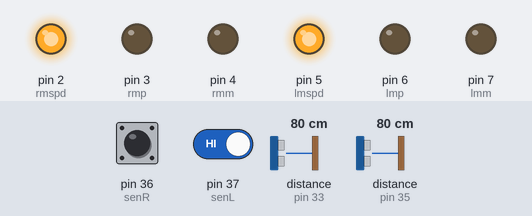
Recording of a sketch running on a simulated Arduino Mega 2560, built with avr-gcc and run on an emulated ATmega2560. Parts: output pins drawn as LEDs (lit = HIGH). The test bench sets the inputs (shaded band); at power-on: distance to the obstacle (sensors on pin 33, pin 35) 80 cm, pin 36 (senR) LOW, pin 37 (senL) HIGH. The echo pulse lasts 58.3 µs per cm; WiFi joins after 1.5 s; servers stay silent unless stated; pins used as bus, display or sensor lines are not drawn; what the sketch prints to the serial monitor is not drawn.

Above: at 8.7 s.
8.8 s: distance to the obstacle (sensor on pin 33) set to 2 cm
At 9.9 s:
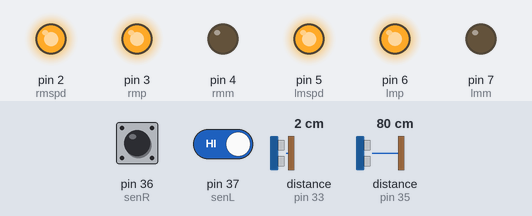
10.3 s: pin 36 (senR) driven HIGH
At 11.5 s:
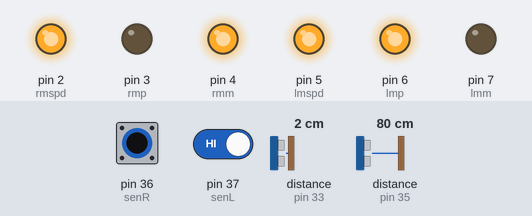
11.8 s: pin 37 (senL) driven LOW
At 12.7 s:
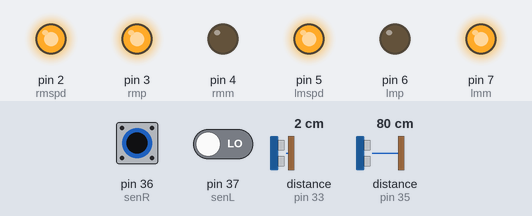
13.3 s: pin 37 (senL) driven HIGH
At 13.7 s:
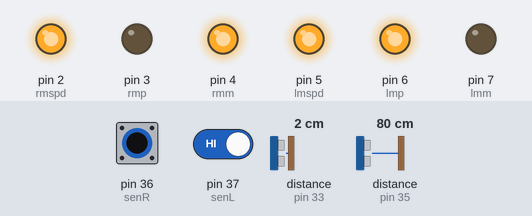
14.8 s: pin 36 (senR) pulsed LOW 5 times (0.12 s each, 0.3 s apart)
At 15.96 s:
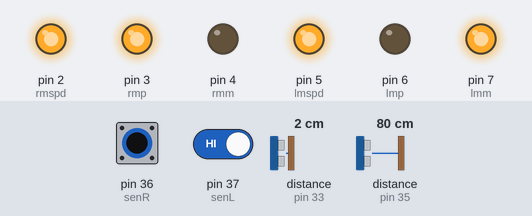
17.8 s: pin 36 (senR) driven LOW
At 19.0 s:
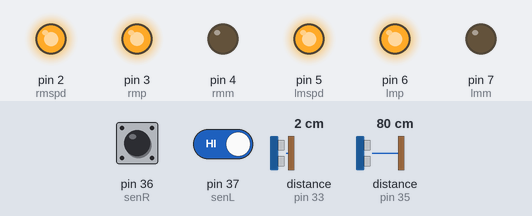
Timing chart, 0 to 20.3 s (numbered marks = the images above; inputs shaded):
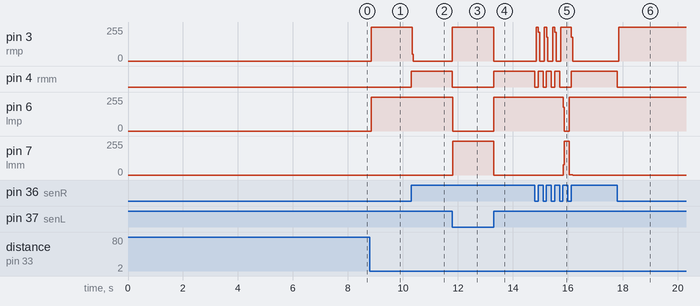

The sketch:

Patrol_bot_v2.ino
```cpp
#include "WiFiEsp.h"
#include "ThingSpeak.h"

//Defining IR sensor Values
#define black 1
#define white 0
// Front Ultrasonic Sensor
#define frontTrig 30
#define frontEcho 31
// Right Ultrasonic Sensor
#define rTrig 32
#define rEcho 33
// Left Ultrasonic Sensor
#define lTrig 34
#define lEcho 35
//IR Sensor
#define senR 36
#define senL 37
// Right Motor connections
#define rmspd 2
#define rmp 3
#define rmm 4
// Left Motor connections
#define lmspd 5
#define lmp 6
#define lmm 7


//Wifi Details
char ssid[] = "your network name";    //  your network SSID (name)
char pass[] = "your network password";   // your network password
int status = WL_IDLE_STATUS; // Initial wifi status

// Creating Wifi module to connect to
WiFiEspClient  client;

//Thingspeak Channel Details
unsigned long myChannelNumber = 1525318;
const char * myWriteAPIKey = "OTJI3J9D2FQPBYS9";
const int field = 1;
int flag=0;
int x;

// Right IR Sensor value
int Rread= 0;

// Left IR Sensor value
int Lread= 0;

//USS distsnces
double ld=0;
double rd=0;
double fd=0;
double fwdduration=0;
double fwddistance=0;
double lduration=0;
double ldistance=0;
double rduration=0;
double rdistance=0;

//Max Distance
double md=0;
double mfd=0;

void setup()
{
    //Initialize serial for debugging
    Serial.begin(115200);

    // initialize serial for ESP module
    Serial3.begin(115200);

    // initialize Wifi module
    WiFi.init(&Serial3);

    // Initialize ThingSpeak
    ThingSpeak.begin(client);

    //connect to wifi
    startwifi();

    // Set all the motor control pins to outputs
    pinMode(rmp, OUTPUT);
    pinMode(rmm, OUTPUT);
    pinMode(rmspd, OUTPUT);
    pinMode(lmp, OUTPUT);
    pinMode(lmm, OUTPUT);
    pinMode(lmspd, OUTPUT);

    //Set IR Sensor pins to input.(IN ACTUAL IR SENSOR)
    pinMode(senR, INPUT);
    pinMode(senL, INPUT);

    //Set Ultrasonic Echo Pins to input
    pinMode(frontEcho, INPUT);
    pinMode(lEcho, INPUT);
    pinMode(rEcho, INPUT);

    //Set Ultrasonic Trigger Pins to output
    pinMode(frontTrig, OUTPUT);
    pinMode(lTrig, OUTPUT);
    pinMode(rTrig, OUTPUT);

    // Turn off motors - Initial state
    digitalWrite(rmp, LOW);
    digitalWrite(rmm, LOW);
    digitalWrite(lmp, LOW);
    digitalWrite(lmm, LOW);

    //Speed Control
    analogWrite(rmspd , 255);
    analogWrite(lmspd , 255);

   //Callibration Phase
    Serial.println("Callibration Phase Initiate....");
    ld=getLeftDistance();
    rd=getRightDistance();
    if(ld>rd)
      md=ld;
    else
      md=rd;
    fwd();
    while(digitalRead(senR)!=black && digitalRead(senL)!=black)
    {
      ld=getLeftDistance();
      rd=getRightDistance();
      fd=getFwdDistance();
      if(digitalRead(senR)==black && digitalRead(senL)==black)
      {
        mfd=fd;
      }
      if(ld>rd && ld<md)
      {
        md=ld;
      }
      else if (rd>ld && rd<md)
      {
        md=rd;
      }
      else continue;
    }
    md-=5;
    Serial.println("Callibration Complete\nMax Detection Distance in cm:");
    Serial.print(md);
    stopcar();
    delay(1000);
}

void loop()
{
  if (WiFi.status() == WL_CONNECTED)
  {
    ld=getLeftDistance();
    rd=getRightDistance();
    if (ld>rd)
    {
      left();
      while(digitalRead(senL) != black)
      {
        left();
      }
      stopcar();
      straighten();
      while (digitalRead(senR)!=black && digitalRead(senL)!=black)
      {
        straighten();
        ld=getLeftDistance();
        fd=getFwdDistance();
        if (ld<md || fd<mfd+1 || fd<mfd-1)
        {
          flag=1;
          alert();
        }
        else continue;
      }
    }
    if (rd>ld)
    {
      right();
      while(digitalRead(senR) != black)
      {
        right();
      }
      stopcar();
      straighten();
      while (digitalRead(senR)!=black && digitalRead(senL)!=black)
      {
        straighten();
        rd=getRightDistance();
        fd=getFwdDistance();
        if (rd<md-1 || fd<mfd+1 || fd<mfd-1)
        {
          flag=1;
          alert();
        }
        else continue;
      }
    }
  }
  else
  {
    startwifi();
  }
}

void alert()
{
  // Write to ThingSpeak.
  int x = ThingSpeak.writeField(myChannelNumber, field, flag, myWriteAPIKey);
  if(x == 200){
    Serial.println("Channel update successful.");
  }
  else{
    Serial.println("Problem updating channel. HTTP error code " + String(x));
  }
  flag=0;
}

void startwifi()
{
  Serial.print("Attempting to connect to SSID: ");
    Serial.println(ssid);
    while(WiFi.status() != WL_CONNECTED)
    {
      WiFi.begin(ssid, pass);  // Connect to WPA/WPA2 network.
      Serial.print(".");
      delay(5000);
    }
}
void fwd() //All wheels spinning in Anti - Clockwise direction
{
    digitalWrite(rmp, HIGH);
    digitalWrite(rmm, LOW);
    digitalWrite(lmp, HIGH);
    digitalWrite(lmm, LOW);
}
void stopcar() //All wheels stop spinning
{
    digitalWrite(rmp, LOW);
    digitalWrite(rmm, LOW);
    digitalWrite(lmp, LOW);
    digitalWrite(lmm, LOW);
}
void left() //Right wheels spin Anti - Clockwise, left wheels spin Clockwise
{
    digitalWrite(rmp, HIGH);
    digitalWrite(rmm, LOW);
    digitalWrite(lmp, LOW);
    digitalWrite(lmm, HIGH);
}
void right() //left wheels spin Anti - Clockwise, right wheels spin Clockwise
{
    digitalWrite(rmp, LOW);
    digitalWrite(rmm, HIGH);
    digitalWrite(lmp, HIGH);
    digitalWrite(lmm, LOW);
}
void straighten()
{
  if (digitalRead(senR)!= white)
  {
    while (digitalRead(senR)!= white && digitalRead(senL)!= white)
    {
      right();
    }
    fwd();
   }
   else if (digitalRead(senL)!= white)
   {
     while (digitalRead(senR)!= white && digitalRead(senL)!= white)
     {
       left();
     }
       fwd();
     }
}

double getFwdDistance()
{
  digitalWrite (frontTrig, LOW); //write trigger pin low to get a clean high pulse
  delayMicroseconds(2); //Low for 2 microseconds
  digitalWrite (frontTrig, HIGH);// Set to high for 10 microseconds
  delayMicroseconds(10);
  digitalWrite (frontTrig, LOW);// set back to low
  fwdduration = pulseIn(frontEcho, HIGH); //get the time for which echopin was high (US ray did not bounce back)
  fwddistance = fwdduration * 0.034 / 2; //s=vt (v= speed of sound, t=duration) we multiply by 2 because time corresponds to US ray travellin the distance twice
  return fwddistance; //return value of distance calculated
}

double getRightDistance()
{
  digitalWrite (rTrig, LOW);
  delayMicroseconds(2);
  digitalWrite (rTrig, HIGH);
  delayMicroseconds(10);
  digitalWrite (rTrig, LOW);
  rduration = pulseIn(rEcho, HIGH);
  rdistance = rduration * 0.034 / 2;
  return rdistance;
}

double getLeftDistance()
{
  digitalWrite (lTrig, LOW);
  delayMicroseconds(2);
  digitalWrite (lTrig, HIGH);
  delayMicroseconds(10);
  digitalWrite (lTrig, LOW);
  lduration = pulseIn(lEcho, HIGH);
  ldistance = lduration * 0.034 / 2;
  return ldistance;
}
```

Measured:
- after the input at 8.8 s, pin 3 (rmp): 0/255 → 254/255 after 0.06 s; pin 6 (lmp): 0/255 → 253/255 after 0.06 s
- after the input at 10.3 s, pin 3 (rmp): 254/255 → 0/255 at once; pin 4 (rmm): LOW → HIGH at once; pin 6 (lmp): 253/255 → 255/255 after 0.08 s
- after the input at 11.8 s, pin 3 (rmp), pin 7 (lmm): 0/255 → 255/255 at once; pin 4 (rmm): HIGH → LOW at once; pin 6 (lmp): 255/255 → 0/255 at once
- after the input at 13.3 s, pin 3 (rmp), pin 7 (lmm): 255/255 → 0/255 at once; pin 4 (rmm): LOW → HIGH at once; pin 6 (lmp): 0/255 → 255/255 at once
- after the input at 14.8 s, pin 4 (rmm): goes 3 × (LOW 0.13 s, HIGH 0.17 s), LOW 0.42 s, then HIGH, starting at once; pin 6 (lmp): 255/255 → 0/255 after 1.0 s, → 253/255 0.22 s later, → 255/255 0.12 s later; pin 7 (lmm): 0/255 → 255/255 after 1.0 s, → 1/255 0.22 s later, → 0/255 0.12 s later
- after the input at 17.8 s, pin 3 (rmp): 0/255 → 254/255 after 0.05 s; pin 4 (rmm): HIGH → LOW at once
